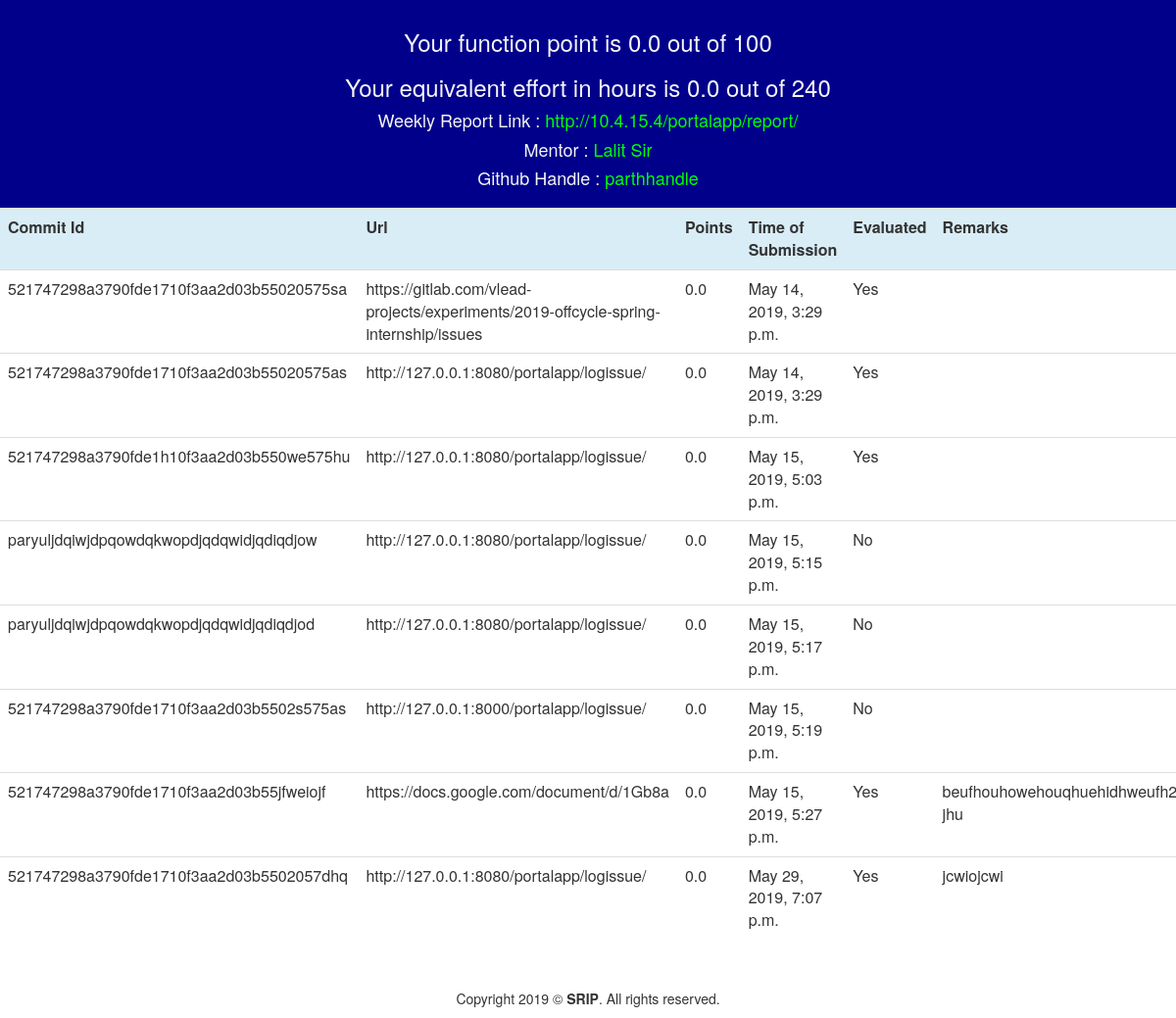
The page /users/newuser/ (signed in) on the database as committed earlier.
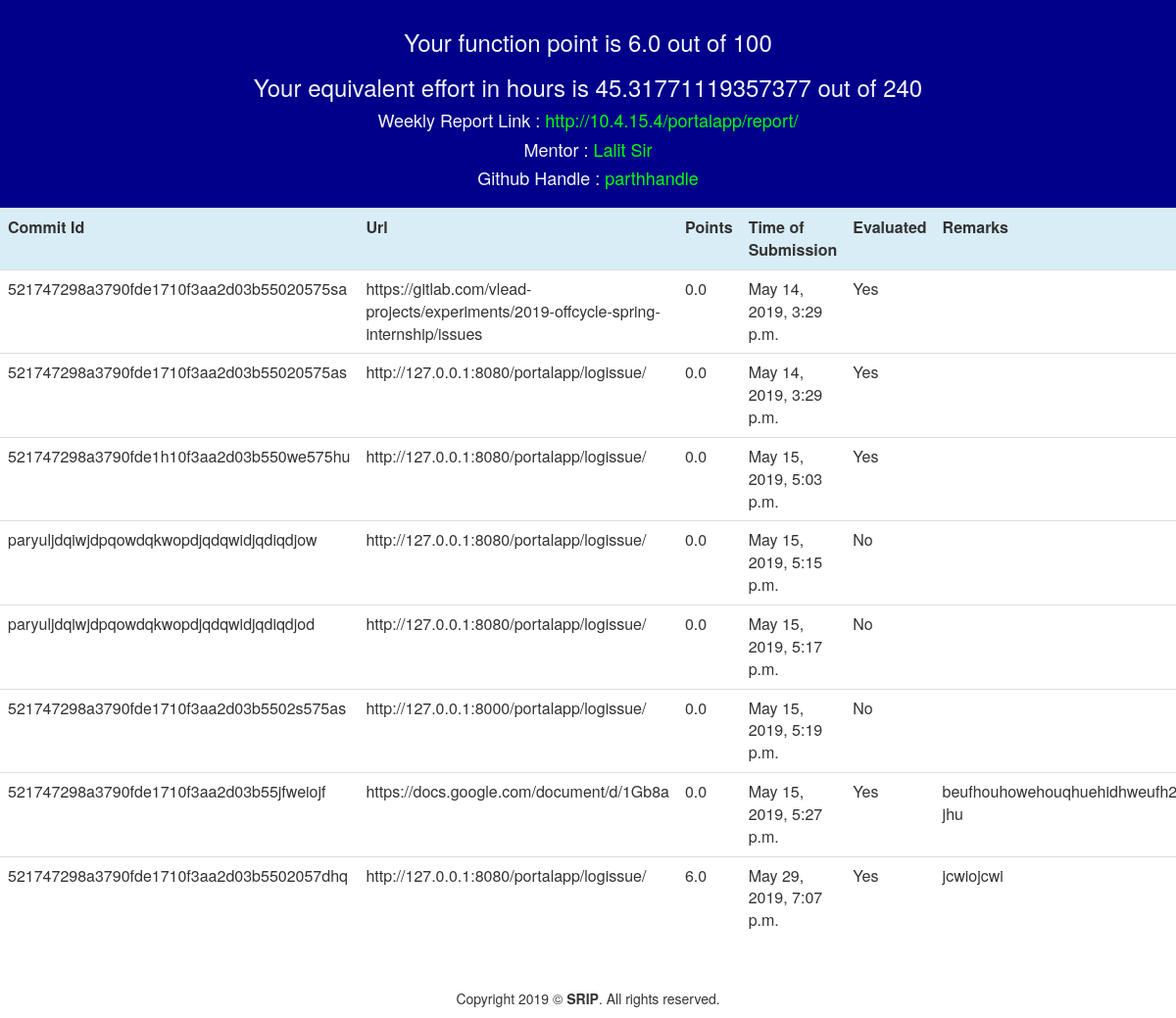
The same page on the database as committed later.
### portalapp/models.py (models this page shows, shortened)
class Student(models.Model):
    user = models.OneToOneField(User, on_delete=models.CASCADE)
    function_points = models.FloatField(default=0)
    effort = models.FloatField(default=0)
    name = models.CharField(max_length=100,blank=True,null=True)
    report = models.URLField(default="https://github.com/aditya3498/SRIP2019-Batch1/wiki")
    mentor = models.CharField(max_length=100,blank=True,null=True)
    batch = models.CharField(max_length=100,default="SRIP19-BATCH1")
    handle = models.CharField(max_length=25,unique=True,blank=True,null=True)

class LoggedIssue(models.Model):
    username = models.CharField(max_length=50)
    commit_id = models.CharField(max_length=40,unique=True)
    url = models.URLField(default="https://www.google.com/")
    html_ip = models.FloatField(default=0)
    css_ip = models.FloatField(default=0)
    js_ip = models.FloatField(default=0)
    issue_points = models.FloatField(default=0)
    mentor = models.CharField(max_length=100,blank=True,null=True)
    handle = models.CharField(max_length=25,blank=True,null=True,unique=False)
    toc = models.DateTimeField(default=datetime.now)        ## time of creation
    is_added = models.BooleanField(default=False)
    remark = models.CharField(default="-",max_length=1000,unique=False)

### portalapp/views.py (the view)
# urls.py: url(r'^users/(?P<username>[\w.@+-]+)/$',views.displaypoints,name = 'displaypoints'),
def displaypoints(request, username):
    current_user = request.user
    calculate(current_user)
    info = Student.objects.get(user=current_user)
    issue_info = LoggedIssue.objects.filter(username=current_user)
    length = len(issue_info)
    if issue_info.exists():
        return render(request, 'portalapp/points.html', {'info': info, 'issue_info': issue_info})
    else:
        return HttpResponse("No Commit logged yet!")

### portalapp/templates/portalapp/points.html (shortened to what this page needs)
{% load bootstrap3 %}
{% bootstrap_css %}
<html>
<head>
</head>
<body>
    <center>
        <div class="container-fluid" style="background-color: darkblue; padding: 10px;">
            <h3 style="color:whitesmoke">Your function point  is {{ info.function_points }} out of 100</h3>
            <h3 style="color:whitesmoke">Your equivalent effort in hours is {{ info.effort }} out of 240 </h3>
            <h4 style="color:whitesmoke">Weekly Report Link : <a style="color: lime" href= {{ info.report }}> {{ info.report }} </a></h4>
            <h4 style="color:whitesmoke">Mentor : <p style="color: lime; display:inline;"> {{ info.mentor }} </p>  </h4>
            <h4 style="color:whitesmoke">Github Handle : <p style="color: lime ; display:inline;"> {{ info.handle }}</p> </h4>
        </div>
        <div class="table-responsive">
            <table class="table table-hover">
                <tr class="info">
                    <th>Commit Id</th>
                    <th>Url</th>
                    <th>Points</th>
                    <th>Time of Submission</th>
                    <th>Evaluated</th>
                    <th>Remarks</th>
                </tr>
                {% for i in issue_info %}
                <tr>
                    <td> {{ i.commit_id }} </td>
                    <td> {{ i.url }} </td>
                    <td> {{ i.issue_points }} </td>
                    <td> {{ i.toc }}</td>
                    {% if i.is_added %}
                    <td>Yes</td>
                    {% else %}
                    <td>No</td>
                    {% endif %}
                    <td> {{ i.remark }}</td>
                </tr>
                {% endfor %}
            </table>
        </div>
    </center>
    <br>
    <footer>
        <div class="container-fluid">
            <p>
                <center>Copyright 2019 ©<b> SRIP</b>. All rights reserved.</center>
            </p>
        </div>
    </footer>
</body>
</html>

Rows that differ between the two databases and show on the page:
changed Student "http://10.4.15.4/portalapp/report/": function_points "0.0" → "6.0"; effort "0.0" → "45.31771119357377"
changed LoggedIssue "521747298a3790fde1710f3aa2d03b5502057dhq": issue_points "0.0" → "6.0"
